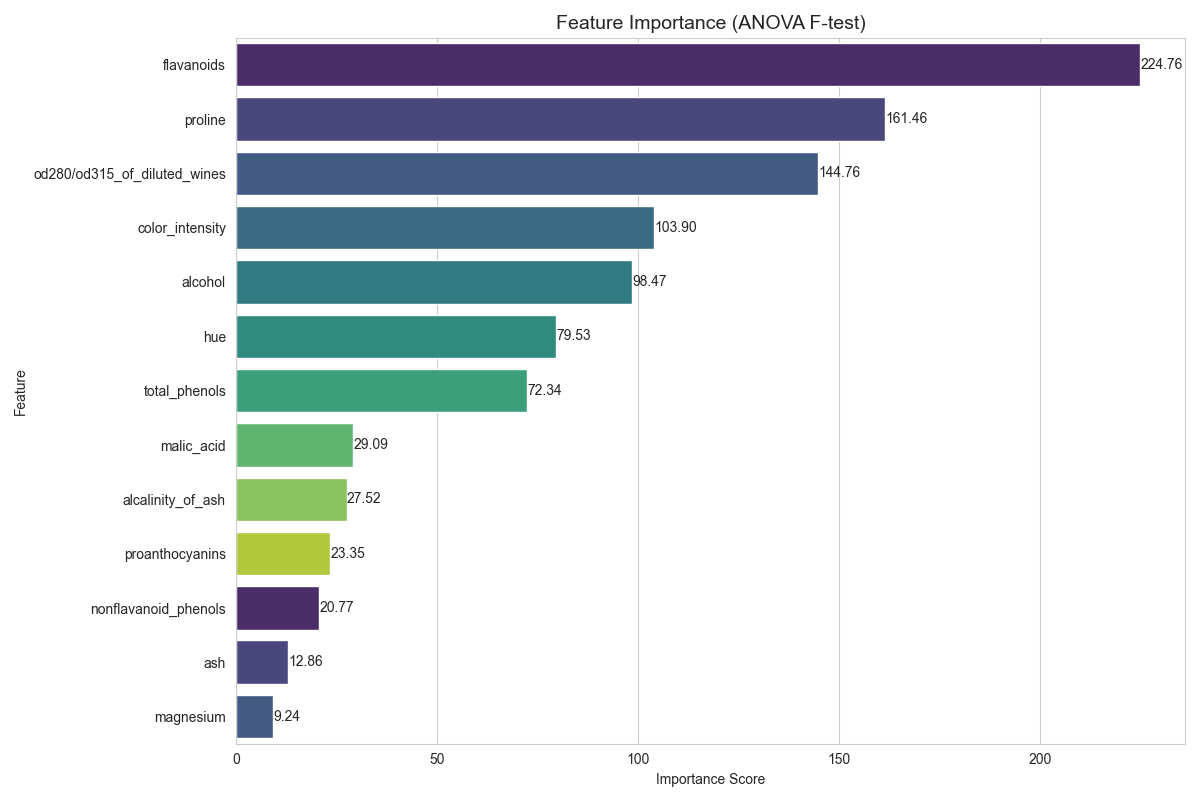
#> input picture lab4_cg103_g10_v5_Ilci_Kara/feature_importance_(anova_f-test).png, 1200 x 800 px
$ python -i augment_data.py   (imports and definitions only)
#> lines starting #> are read from the running program, lines starting #| are printed output that depends on the picture
#!/usr/bin/env python
import os
import argparse
import random
import numpy as np
from pathlib import Path
from PIL import Image, ImageEnhance, ImageOps
from tqdm import tqdm
import cv2
import shutil

# Add parent directory to path to import from src
import sys
sys.path.append(os.path.dirname(os.path.dirname(os.path.abspath(__file__))))

from src.utils.helpers import ensure_dir, set_seed

# [22 lines left out: function random_crop, not called in this run]

def random_rotate(img, max_angle=15):
    """
    Randomly rotate image

    Args:
        img: PIL image
        max_angle: Maximum rotation angle in degrees

    Returns:
        Rotated PIL image
    """
    angle = random.uniform(-max_angle, max_angle)
    return img.rotate(angle, resample=Image.BILINEAR, expand=False)

# [20 lines left out: function random_shift, not called in this run]

def random_brightness(img, factor_range=(0.8, 1.2)):
    """
    Randomly adjust image brightness

    Args:
        img: PIL image
        factor_range: Range of brightness adjustment factors

    Returns:
        Brightness-adjusted PIL image
    """
    factor = random.uniform(*factor_range)
    enhancer = ImageEnhance.Brightness(img)
    return enhancer.enhance(factor)

def random_contrast(img, factor_range=(0.8, 1.2)):
    """
    Randomly adjust image contrast

    Args:
        img: PIL image
        factor_range: Range of contrast adjustment factors

    Returns:
        Contrast-adjusted PIL image
    """
    factor = random.uniform(*factor_range)
    enhancer = ImageEnhance.Contrast(img)
    return enhancer.enhance(factor)

# [35 lines left out: function random_scale, not called in this run]

def augment_frame(img, augmentation_strength=1.0):
    """
    Apply random augmentations to a single frame

    Args:
        img: PIL image
        augmentation_strength: Strength of augmentation (0.0 to 1.0)

    Returns:
        Augmented PIL image
    """
    # Skip augmentation with probability 1 - augmentation_strength
    if random.random() > augmentation_strength:
        return img

    # Apply random transformations with 50% probability each
    if random.random() < 0.5:
        img = random_crop(img)

    if random.random() < 0.5:
        img = random_rotate(img)

    if random.random() < 0.5:
        img = random_shift(img)

    if random.random() < 0.5:
        img = random_brightness(img)

    if random.random() < 0.5:
        img = random_contrast(img)

    if random.random() < 0.5:
        img = random_scale(img)

    return img

# [216 lines left out: functions random_frame_drop, random_frame_repeat, augment_sequence, augment_dataset, copy_original_data, main, not called in this run]

# [2 lines not run here, left out]

>>> from PIL import Image
>>> picture = Image.open('../../lab4_cg103_g10_v5_Ilci_Kara/feature_importance_(anova_f-test).png')
#> picture is the input picture: PIL image 1200x800 RGBA; mean R, G, B, A 220.5, 225.3, 229, 255
>>> result = augment_frame(picture)
#> in random_rotate, `return img.rotate(angle, resample=Image.BILINEAR, expand=False)`:
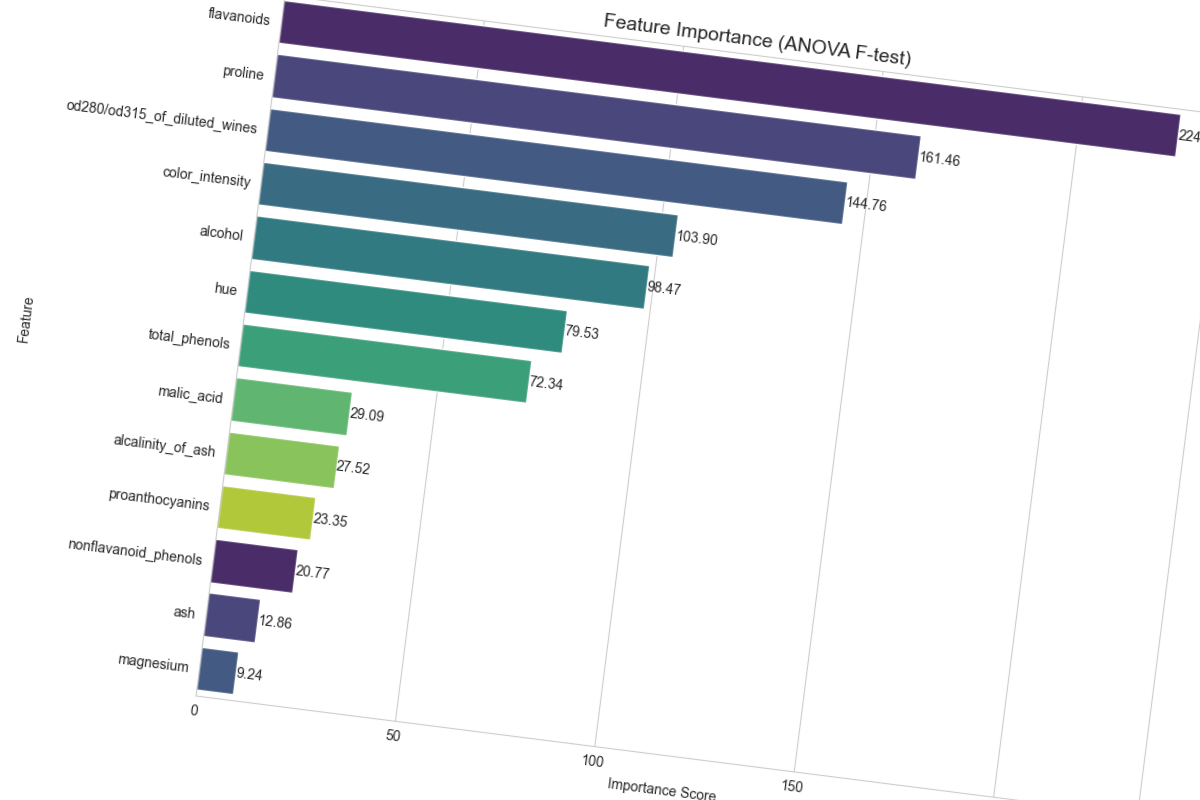
#> returned value: PIL image 1200x800 RGBA; mean R, G, B, A 205, 209.8, 213.5, 239.4; transparent parts drawn white

$ run again, on lab4_cg103_g10_v5_Ilci_Kara/feature_correlation_matrix.png
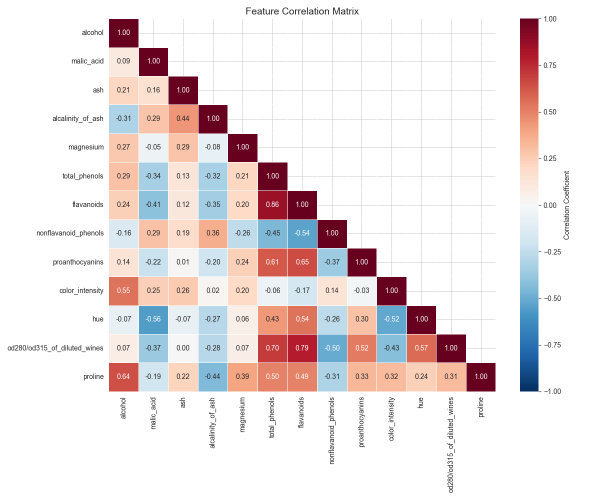
#> input picture lab4_cg103_g10_v5_Ilci_Kara/feature_correlation_matrix.png, 1200 x 1000 px (shown at 1/2 size)
#> picture is the input picture: PIL image 1200x1000 RGBA; mean R, G, B, A 236.2, 227.3, 227.8, 255
#> in random_rotate, `return img.rotate(angle, resample=Image.BILINEAR, expand=False)`:
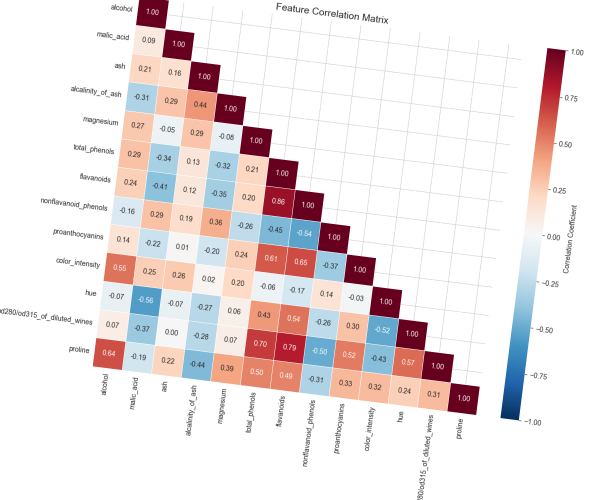
#> returned value: PIL image 1200x1000 RGBA (shown at 1/2 size); mean R, G, B, A 221.7, 212.8, 213.4, 240.5; transparent parts drawn white
#> in random_brightness, `return enhancer.enhance(factor)`:
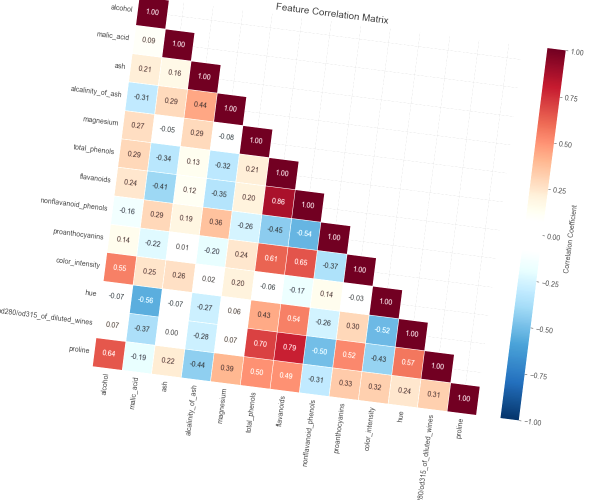
#> returned value: PIL image 1200x1000 RGBA (shown at 1/2 size); mean R, G, B, A 226, 217.9, 218.4, 240.5; transparent parts drawn white

$ run again, on lab4_cg103_g10_v5_Ilci_Kara/feature_distributions.png
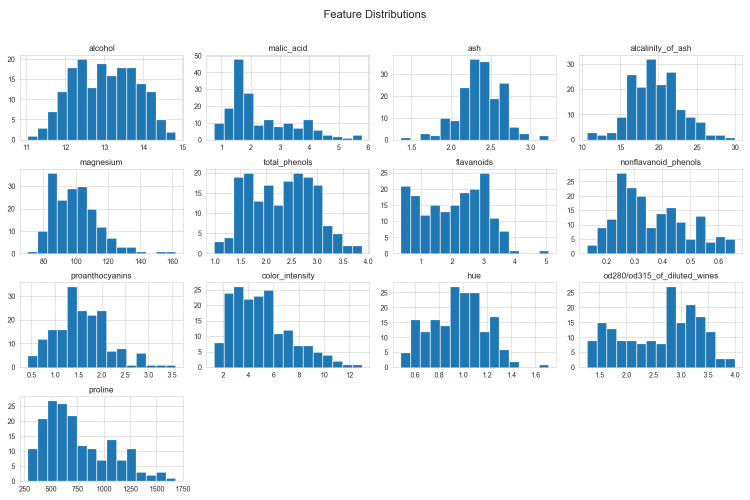
#> input picture lab4_cg103_g10_v5_Ilci_Kara/feature_distributions.png, 1500 x 1000 px (shown at 1/2 size)
#> picture is the input picture: PIL image 1500x1000 RGBA; mean R, G, B, A 216.5, 230.4, 240.1, 255
#> in random_rotate, `return img.rotate(angle, resample=Image.BILINEAR, expand=False)`:
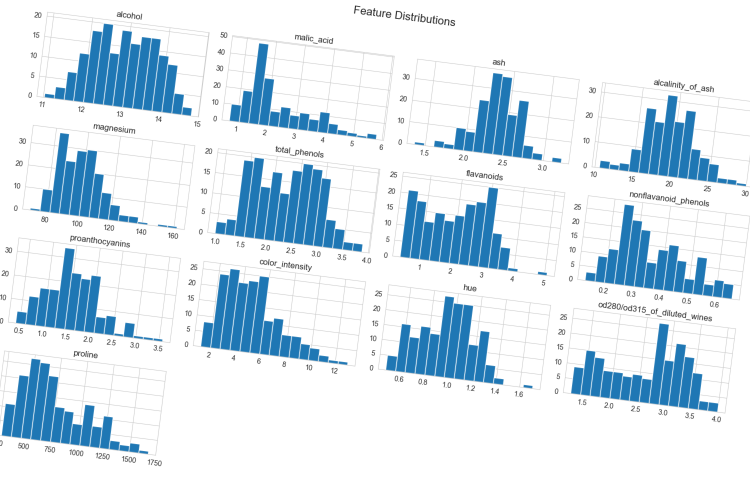
#> returned value: PIL image 1500x1000 RGBA (shown at 1/2 size); mean R, G, B, A 201, 214.9, 224.5, 239.4; transparent parts drawn white
#> in random_brightness, `return enhancer.enhance(factor)`:
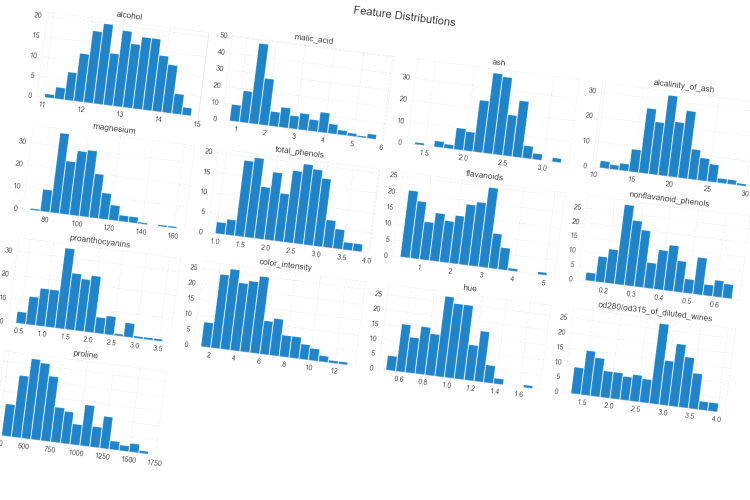
#> returned value: PIL image 1500x1000 RGBA (shown at 1/2 size); mean R, G, B, A 203, 218.5, 229.2, 239.4; transparent parts drawn white

$ run again, on lab4_cg103_g10_v5_Ilci_Kara/random_forest_feature_importance.png
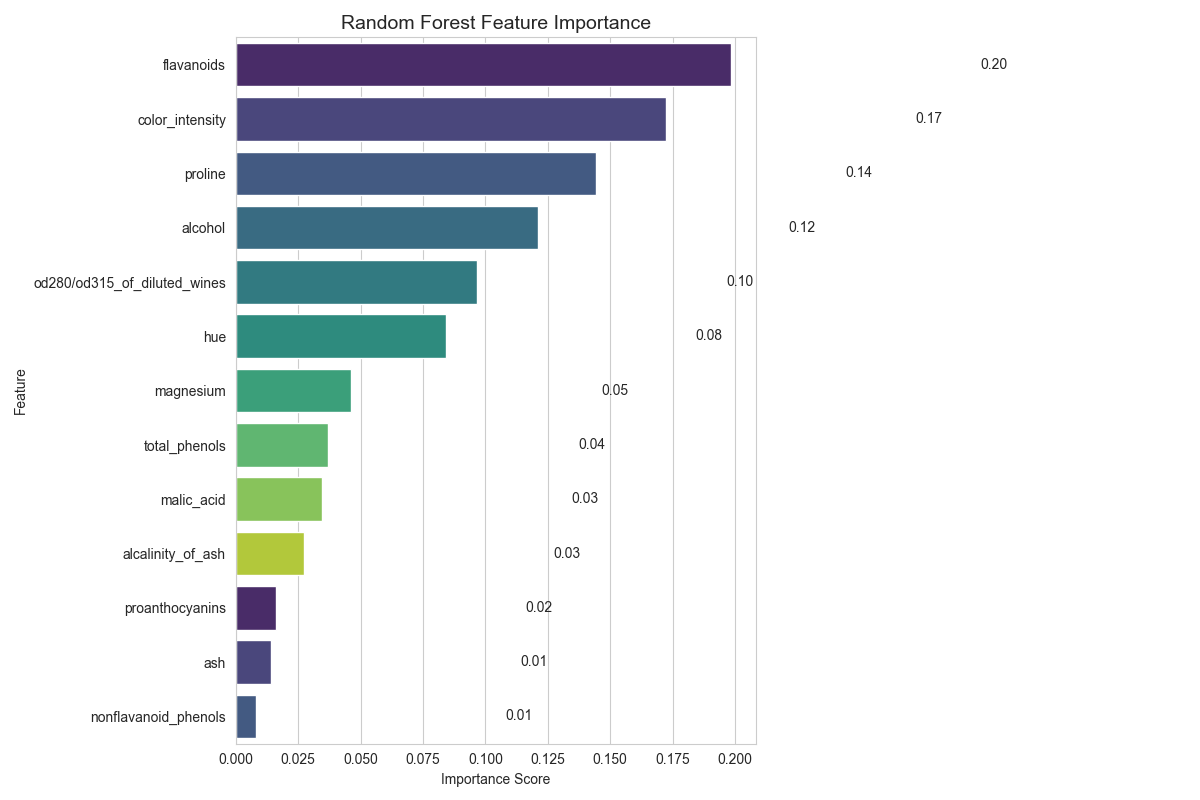
#> input picture lab4_cg103_g10_v5_Ilci_Kara/random_forest_feature_importance.png, 1200 x 800 px
#> picture is the input picture: PIL image 1200x800 RGBA; mean R, G, B, A 233, 236.1, 238.2, 255
#> in random_rotate, `return img.rotate(angle, resample=Image.BILINEAR, expand=False)`:
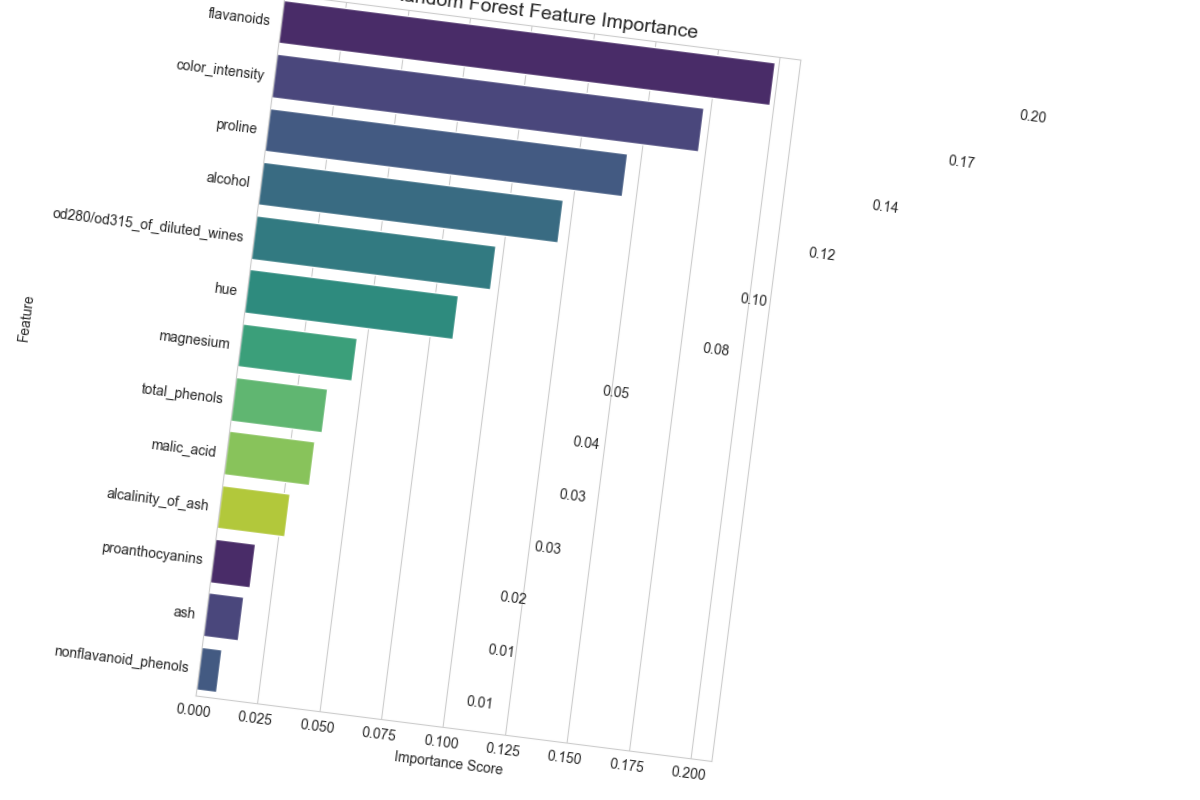
#> returned value: PIL image 1200x800 RGBA; mean R, G, B, A 217.5, 220.5, 222.7, 239.4; transparent parts drawn white
